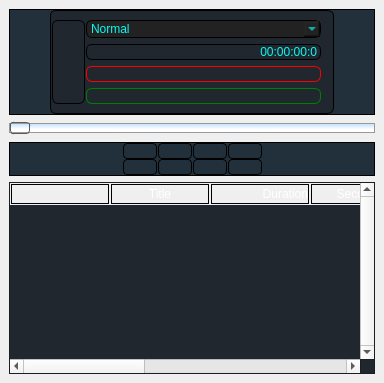
  <widget class="QWidget" name="centralwidget">
   <layout class="QVBoxLayout" name="verticalLayout">
    <property name="spacing">
     <number>6</number>
    </property>
    <property name="leftMargin">
     <number>9</number>
    </property>
    <property name="topMargin">
     <number>9</number>
    </property>
    <property name="rightMargin">
     <number>9</number>
    </property>
    <property name="bottomMargin">
     <number>9</number>
    </property>
    <item>
     <widget class="QFrame" name="frame">
      <property name="sizePolicy">
       <sizepolicy hsizetype="Preferred" vsizetype="Preferred">
        <horstretch>0</horstretch>
        <verstretch>1</verstretch>
       </sizepolicy>
      </property>
      <property name="styleSheet">
       <string notr="true">background-color: rgb(33, 48, 58);
selection-background-color: rgb(255, 255, 255);


</string>
      </property>
      <property name="frameShape">
       <enum>QFrame::Panel</enum>
      </property>
      <property name="frameShadow">
       <enum>QFrame::Plain</enum>
      </property>
      <property name="lineWidth">
       <number>1</number>
      </property>
      <layout class="QHBoxLayout" name="horizontalLayout">
       <property name="spacing">
        <number>0</number>
       </property>
       <property name="leftMargin">
        <number>0</number>
       </property>
       <property name="topMargin">
        <number>0</number>
       </property>
       <property name="rightMargin">
        <number>0</number>
       </property>
       <property name="bottomMargin">
        <number>0</number>
       </property>
       <item>
        <spacer name="horizontalSpacer_3">
         <property name="orientation">
          <enum>Qt::Horizontal</enum>
         </property>
         <property name="sizeHint" stdset="0">
          <size>
           <width>40</width>
           <height>20</height>
          </size>
         </property>
        </spacer>
       </item>
       <item>
        <widget class="QFrame" name="frame_2">
         <property name="sizePolicy">
          <sizepolicy hsizetype="Fixed" vsizetype="Preferred">
           <horstretch>3</horstretch>
           <verstretch>0</verstretch>
          </sizepolicy>
         </property>
         <property name="minimumSize">
          <size>
           <width>284</width>
           <height>0</height>
          </size>
         </property>
         <property name="maximumSize">
          <size>
           <width>297</width>
           <height>16777215</height>
          </size>
         </property>
         <property name="sizeIncrement">
          <size>
           <width>0</width>
           <height>0</height>
          </size>
         </property>
         <property name="styleSheet">
          <string notr="true">background-color: rgb(32, 39, 47);

     border-radius:6px;
   border: 1px solid #000000;


</string>
         </property>
         <property name="frameShape">
          <enum>QFrame::Panel</enum>
         </property>
         <property name="frameShadow">
          <enum>QFrame::Plain</enum>
         </property>
         <property name="lineWidth">
          <number>3</number>
         </property>
         <property name="midLineWidth">
          <number>0</number>
         </property>
         <layout class="QGridLayout" name="gridLayout">
          <property name="leftMargin">
           <number>0</number>
          </property>
          <property name="topMargin">
           <number>9</number>
          </property>
          <property name="rightMargin">
           <number>9</number>
          </property>
          <property name="bottomMargin">
           <number>9</number>
          </property>
          <property name="horizontalSpacing">
           <number>0</number>
          </property>
          <item row="0" column="2">
           <widget class="QComboBox" name="ComboModo">
            <property name="sizePolicy">
             <sizepolicy hsizetype="Preferred" vsizetype="Fixed">
              <horstretch>0</horstretch>
              <verstretch>0</verstretch>
             </sizepolicy>
            </property>
            <property name="styleSheet">
             <string notr="true">QComboBox {
     background-color: rgb(34, 34, 34);
    color: rgb(7, 250, 242);
	selection-color: rgb(7, 250, 242);

   selection-background-color: rgb(34, 34, 34);
	
 }

 QComboBox QAbstractItemView {
     
	background-color: rgb(34, 34, 34);
	color: rgb(255, 255, 255);

	
	selection-color: rgb(255, 255, 255);

	selection-background-color: #5d83bf;

 }</string>
            </property>
            <item>
             <property name="text">
              <string>Normal</string>
             </property>
            </item>
            <item>
             <property name="text">
              <string>Manual</string>
             </property>
            </item>
           </widget>
          </item>
          <item row="0" column="1" rowspan="4">
           <widget class="QVUMeter" name="Vumeter" native="true">
            <property name="sizePolicy">
             <sizepolicy hsizetype="Fixed" vsizetype="Preferred">
              <horstretch>0</horstretch>
              <verstretch>0</verstretch>
             </sizepolicy>
            </property>
            <property name="minimumSize">
             <size>
              <width>0</width>
              <height>0</height>
             </size>
            </property>
            <property name="maximumSize">
             <size>
              <width>33</width>
              <height>100</height>
             </size>
            </property>
            <property name="whatsThis">
             <string>VU Meter</string>
            </property>
            <property name="colorBg" stdset="0">
             <color>
              <red>121</red>
              <green>136</green>
              <blue>177</blue>
             </color>
            </property>
            <property name="colorLow" stdset="0">
             <color>
              <red>55</red>
              <green>188</green>
              <blue>177</blue>
             </color>
            </property>
            <property name="colorHigh" stdset="0">
             <color>
              <red>55</red>
              <green>188</green>
              <blue>177</blue>
             </color>
            </property>
            <property name="leftValue" stdset="0">
             <double>0.000000000000000</double>
            </property>
            <property name="rightValue" stdset="0">
             <double>0.000000000000000</double>
            </property>
            <property name="minValue" stdset="0">
             <double>0.000000000000000</double>
            </property>
            <property name="maxValue" stdset="0">
             <double>120.000000000000000</double>
            </property>
            <property name="dimValue" stdset="0">
             <number>9</number>
            </property>
           </widget>
          </item>
          <item row="1" column="2">
           <widget class="QLabel" name="Label">
            <property name="sizePolicy">
             <sizepolicy hsizetype="Minimum" vsizetype="Preferred">
              <horstretch>0</horstretch>
              <verstretch>0</verstretch>
             </sizepolicy>
            </property>
            <property name="minimumSize">
             <size>
              <width>100</width>
              <height>0</height>
             </size>
            </property>
            <property name="styleSheet">
             <string notr="true">color: rgb(7, 250, 242);
font: 75 11pt &quot;MS Shell Dlg 2&quot;;
background-color: rgb(32, 39, 47);
font: 75 14pt &quot;MS Shell Dlg 2&quot;;
</string>
            </property>
            <property name="frameShape">
             <enum>QFrame::Box</enum>
            </property>
            <property name="text">
             <string>00:00:00:0</string>
            </property>
            <property name="alignment">
             <set>Qt::AlignRight|Qt::AlignTrailing|Qt::AlignVCenter</set>
            </property>
           </widget>
          </item>
          <item row="3" column="2">
           <widget class="QLabel" name="LSiguiente">
            <property name="sizePolicy">
             <sizepolicy hsizetype="Fixed" vsizetype="Preferred">
              <horstretch>3</horstretch>
              <verstretch>0</verstretch>
             </sizepolicy>
            </property>
            <property name="maximumSize">
             <size>
              <width>235</width>
              <height>16777215</height>
             </size>
            </property>
            <property name="font">
             <font>
              <weight>75</weight>
              <bold>true</bold>
             </font>
            </property>
            <property name="styleSheet">
             <string notr="true">background-color: rgb(32, 39, 47);
color: rgb(255, 255, 255);
border-color: rgb(0, 128, 0);</string>
            </property>
            <property name="frameShape">
             <enum>QFrame::Box</enum>
            </property>
            <property name="textFormat">
             <enum>Qt::AutoText</enum>
            </property>
            <property name="scaledContents">
             <bool>true</bool>
            </property>
            <property name="alignment">
             <set>Qt::AlignLeading|Qt::AlignLeft|Qt::AlignVCenter</set>
            </property>
            <property name="wordWrap">
             <bool>false</bool>
            </property>
            <property name="margin">
             <number>0</number>
            </property>
            <property name="indent">
             <number>0</number>
            </property>
           </widget>
          </item>
          <item row="2" column="2">
           <widget class="QLabel" name="LTitulo">
            <property name="maximumSize">
             <size>
              <width>235</width>
              <height>16777215</height>
             </size>
            </property>
            <property name="font">
             <font>
              <weight>75</weight>
              <bold>true</bold>
             </font>
            </property>
            <property name="styleSheet">
             <string notr="true">background-color: rgb(32, 39, 47);
color: rgb(255, 255, 255);
border-color: rgb(255, 0, 0);</string>
            </property>
            <property name="alignment">
             <set>Qt::AlignLeading|Qt::AlignLeft|Qt::AlignVCenter</set>
            </property>
           </widget>
          </item>
         </layout>
        </widget>
       </item>
       <item>
        <spacer name="horizontalSpacer">
         <property name="orientation">
          <enum>Qt::Horizontal</enum>
         </property>
         <property name="sizeHint" stdset="0">
          <size>
           <width>40</width>
           <height>20</height>
          </size>
         </property>
        </spacer>
       </item>
      </layout>
     </widget>
    </item>
    <item>
     <widget class="QSlider" name="Slider">
      <property name="sizePolicy">
       <sizepolicy hsizetype="Expanding" vsizetype="Fixed">
        <horstretch>0</horstretch>
        <verstretch>0</verstretch>
       </sizepolicy>
      </property>
      <property name="styleSheet">
       <string notr="true"> QSlider::groove:horizontal {
     border: 1px solid #999999;
     height: 8px; /* the groove expands to the size of the slider by default. by giving it a height, it has a fixed size */
background-color: qlineargradient(spread:pad, x1:0.98, y1:0.642, x2:1, y2:0.0113636, stop:0 rgba(255, 255, 255, 255), stop:1 rgba(187, 221, 255, 255));
   
     margin: 2px 0;
 }

 QSlider::handle:horizontal {
     background: qlineargradient(x1: 0, y1: 0, x2: 0, y2: 1,
                                       stop: 0 #5aa3fd, stop: 1 #1f406a);
     border: 1px solid #5c5c5c;
     width: 18px;
     margin: -2px 0; /* handle is placed by default on the contents rect of the groove. Expand outside the groove */
     border-radius: 3px;
 }
</string>
      </property>
      <property name="orientation">
       <enum>Qt::Horizontal</enum>
      </property>
     </widget>
    </item>
    <item>
     <widget class="QFrame" name="frame_3">
      <property name="sizePolicy">
       <sizepolicy hsizetype="Preferred" vsizetype="Preferred">
        <horstretch>0</horstretch>
        <verstretch>0</verstretch>
       </sizepolicy>
      </property>
      <property name="baseSize">
       <size>
        <width>0</width>
        <height>0</height>
       </size>
      </property>
      <property name="styleSheet">
       <string notr="true">background-color: rgb(33, 48, 58);</string>
      </property>
      <property name="frameShape">
       <enum>QFrame::Panel</enum>
      </property>
      <property name="frameShadow">
       <enum>QFrame::Plain</enum>
      </property>
      <layout class="QHBoxLayout" name="horizontalLayout_2">
       <property name="spacing">
        <number>0</number>
       </property>
       <property name="leftMargin">
        <number>0</number>
       </property>
       <property name="topMargin">
        <number>0</number>
       </property>
       <property name="rightMargin">
        <number>0</number>
       </property>
       <property name="bottomMargin">
        <number>0</number>
       </property>
       <item>
        <spacer name="horizontalSpacer_4">
         <property name="orientation">
          <enum>Qt::Horizontal</enum>
         </property>
         <property name="sizeHint" stdset="0">
          <size>
           <width>40</width>
           <height>20</height>
          </size>
         </property>
        </spacer>
       </item>
       <item>
        <layout class="QGridLayout" name="gridLayout_2">
         <property name="leftMargin">
          <number>0</number>
         </property>
         <property name="horizontalSpacing">
          <number>1</number>
         </property>
         <property name="verticalSpacing">
          <number>0</number>
         </property>
         <item row="1" column="1">
          <widget class="QPushButton" name="BtnPlay">
           <property name="sizePolicy">
            <sizepolicy hsizetype="Fixed" vsizetype="Fixed">
             <horstretch>0</horstretch>
             <verstretch>0</verstretch>
            </sizepolicy>
           </property>
           <property name="cursor">
            <cursorShape>PointingHandCursor</cursorShape>
           </property>
           <property name="toolTip">
            <string>Play</string>
           </property>
           <property name="autoFillBackground">
            <bool>false</bool>
           </property>
           <property name="styleSheet">
            <string notr="true">QPushButton {
     border: 1px solid #000000;
     border-radius:4px;
     background-color: qlineargradient(x1: 0, y1: 0, x2: 0, y2: 1,
                                       stop: 0 #f6f7fa, stop: 1 #dadbde);
     min-width: 30px;
font: 75 11pt &quot;MS Shell Dlg 2&quot;;
 }

 QPushButton:pressed {
     background-color: qlineargradient(x1: 0, y1: 0, x2: 0, y2: 1,
                                       stop: 0 #dadbde, stop: 1 #f6f7fa);
 }

 QPushButton:flat {
     border: none; /* no border for a flat push button */
 }

QPushButton:hover {
     background-color: qlineargradient(x1: 0, y1: 0, x2: 0, y2: 1,
                                       stop: 0 #f5b14e, stop: 1 #fff9ef);
 }

 QPushButton:default {
     border-color: navy; /* make the default button prominent */
 }
    </string>
           </property>
           <property name="text">
            <string/>
           </property>
           <property name="icon">
            <iconset resource="radioit.qrc">
             <normaloff>:/general/iconos/player/play.png</normaloff>:/general/iconos/player/play.png</iconset>
           </property>
           <property name="iconSize">
            <size>
             <width>50</width>
             <height>30</height>
            </size>
           </property>
          </widget>
         </item>
         <item row="1" column="2">
          <widget class="QPushButton" name="BtnPause">
           <property name="sizePolicy">
            <sizepolicy hsizetype="Fixed" vsizetype="Fixed">
             <horstretch>0</horstretch>
             <verstretch>0</verstretch>
            </sizepolicy>
           </property>
           <property name="cursor">
            <cursorShape>PointingHandCursor</cursorShape>
           </property>
           <property name="toolTip">
            <string>Pause</string>
           </property>
           <property name="autoFillBackground">
            <bool>false</bool>
           </property>
           <property name="styleSheet">
            <string notr="true">QPushButton {
     border: 1px solid #000000;
     border-radius:4px;
     background-color: qlineargradient(x1: 0, y1: 0, x2: 0, y2: 1,
                                       stop: 0 #f6f7fa, stop: 1 #dadbde);
     min-width: 30px;
font: 75 11pt &quot;MS Shell Dlg 2&quot;;
 }

 QPushButton:pressed {
     background-color: qlineargradient(x1: 0, y1: 0, x2: 0, y2: 1,
                                       stop: 0 #dadbde, stop: 1 #f6f7fa);
 }

 QPushButton:flat {
     border: none; /* no border for a flat push button */
 }

QPushButton:hover {
     background-color: qlineargradient(x1: 0, y1: 0, x2: 0, y2: 1,
                                       stop: 0 #f5b14e, stop: 1 #fff9ef);
 }

 QPushButton:default {
     border-color: navy; /* make the default button prominent */
 }
    </string>
           </property>
           <property name="text">
            <string/>
           </property>
           <property name="icon">
            <iconset resource="radioit.qrc">
             <normaloff>:/general/iconos/player/pause.png</normaloff>:/general/iconos/player/pause.png</iconset>
           </property>
           <property name="iconSize">
            <size>
             <width>50</width>
             <height>30</height>
            </size>
           </property>
          </widget>
         </item>
         <item row="1" column="3">
          <widget class="QPushButton" name="BtnStop">
           <property name="sizePolicy">
            <sizepolicy hsizetype="Fixed" vsizetype="Fixed">
             <horstretch>0</horstretch>
             <verstretch>0</verstretch>
            </sizepolicy>
           </property>
           <property name="cursor">
            <cursorShape>PointingHandCursor</cursorShape>
           </property>
           <property name="toolTip">
            <string>Stop</string>
           </property>
           <property name="autoFillBackground">
            <bool>false</bool>
           </property>
           <property name="styleSheet">
            <string notr="true">QPushButton {
     border: 1px solid #000000;
     border-radius:4px;
     background-color: qlineargradient(x1: 0, y1: 0, x2: 0, y2: 1,
                                       stop: 0 #f6f7fa, stop: 1 #dadbde);
     min-width: 30px;
font: 75 11pt &quot;MS Shell Dlg 2&quot;;
 }

 QPushButton:pressed {
     background-color: qlineargradient(x1: 0, y1: 0, x2: 0, y2: 1,
                                       stop: 0 #dadbde, stop: 1 #f6f7fa);
 }

 QPushButton:flat {
     border: none; /* no border for a flat push button */
 }

QPushButton:hover {
     background-color: qlineargradient(x1: 0, y1: 0, x2: 0, y2: 1,
                                       stop: 0 #f5b14e, stop: 1 #fff9ef);
 }

 QPushButton:default {
     border-color: navy; /* make the default button prominent */
 }</string>
           </property>
           <property name="text">
            <string/>
           </property>
           <property name="icon">
            <iconset resource="radioit.qrc">
             <normaloff>:/general/iconos/player/stop.png</normaloff>:/general/iconos/player/stop.png</iconset>
           </property>
           <property name="iconSize">
            <size>
             <width>50</width>
             <height>30</height>
            </size>
           </property>
          </widget>
         </item>
         <item row="1" column="4">
          <widget class="QPushButton" name="BtnStopPlay">
           <property name="sizePolicy">
            <sizepolicy hsizetype="Fixed" vsizetype="Fixed">
             <horstretch>0</horstretch>
             <verstretch>0</verstretch>
            </sizepolicy>
           </property>
           <property name="cursor">
            <cursorShape>PointingHandCursor</cursorShape>
           </property>
           <property name="toolTip">
            <string>Following</string>
           </property>
           <property name="autoFillBackground">
            <bool>false</bool>
           </property>
           <property name="styleSheet">
            <string notr="true">QPushButton {
     border: 1px solid #000000;
     border-radius:4px;
     background-color: qlineargradient(x1: 0, y1: 0, x2: 0, y2: 1,
                                       stop: 0 #f6f7fa, stop: 1 #dadbde);
     min-width: 30px;
font: 75 11pt &quot;MS Shell Dlg 2&quot;;
 }

 QPushButton:pressed {
     background-color: qlineargradient(x1: 0, y1: 0, x2: 0, y2: 1,
                                       stop: 0 #dadbde, stop: 1 #f6f7fa);
 }

 QPushButton:flat {
     border: none; /* no border for a flat push button */
 }

QPushButton:hover {
     background-color: qlineargradient(x1: 0, y1: 0, x2: 0, y2: 1,
                                       stop: 0 #f5b14e, stop: 1 #fff9ef);
 }

 QPushButton:default {
     border-color: navy; /* make the default button prominent */
 }

    </string>
           </property>
           <property name="text">
            <string/>
           </property>
           <property name="icon">
            <iconset resource="radioit.qrc">
             <normaloff>:/general/iconos/player/next.png</normaloff>:/general/iconos/player/next.png</iconset>
           </property>
           <property name="iconSize">
            <size>
             <width>50</width>
             <height>30</height>
            </size>
           </property>
          </widget>
         </item>
         <item row="2" column="1">
          <widget class="QPushButton" name="BtnAtras">
           <property name="sizePolicy">
            <sizepolicy hsizetype="Fixed" vsizetype="Fixed">
             <horstretch>0</horstretch>
             <verstretch>0</verstretch>
            </sizepolicy>
           </property>
           <property name="cursor">
            <cursorShape>PointingHandCursor</cursorShape>
           </property>
           <property name="toolTip">
            <string>Rewind</string>
           </property>
           <property name="styleSheet">
            <string notr="true">QPushButton {
     border: 1px solid #000000;
     border-radius:4px;
     background-color: qlineargradient(x1: 0, y1: 0, x2: 0, y2: 1,
                                       stop: 0 #f6f7fa, stop: 1 #dadbde);
     min-width: 30px;
font: 75 11pt &quot;MS Shell Dlg 2&quot;;
 }

 QPushButton:pressed {
     background-color: qlineargradient(x1: 0, y1: 0, x2: 0, y2: 1,
                                       stop: 0 #dadbde, stop: 1 #f6f7fa);
 }

 QPushButton:flat {
     border: none; /* no border for a flat push button */
 }

QPushButton:hover {
     background-color: qlineargradient(x1: 0, y1: 0, x2: 0, y2: 1,
                                       stop: 0 #f5b14e, stop: 1 #fff9ef);
 }

 QPushButton:default {
     border-color: navy; /* make the default button prominent */
 }</string>
           </property>
           <property name="icon">
            <iconset resource="radioit.qrc">
             <normaloff>:/general/iconos/player/retroceso.png</normaloff>:/general/iconos/player/retroceso.png</iconset>
           </property>
           <property name="iconSize">
            <size>
             <width>50</width>
             <height>30</height>
            </size>
           </property>
          </widget>
         </item>
         <item row="2" column="2">
          <widget class="QPushButton" name="BtnAlante">
           <property name="sizePolicy">
            <sizepolicy hsizetype="Fixed" vsizetype="Fixed">
             <horstretch>0</horstretch>
             <verstretch>0</verstretch>
            </sizepolicy>
           </property>
           <property name="cursor">
            <cursorShape>PointingHandCursor</cursorShape>
           </property>
           <property name="toolTip">
            <string>Forward</string>
           </property>
           <property name="styleSheet">
            <string notr="true">QPushButton {
     border: 1px solid #000000;
     border-radius:4px;
     background-color: qlineargradient(x1: 0, y1: 0, x2: 0, y2: 1,
                                       stop: 0 #f6f7fa, stop: 1 #dadbde);
     min-width: 30px;
font: 75 11pt &quot;MS Shell Dlg 2&quot;;
 }

 QPushButton:pressed {
     background-color: qlineargradient(x1: 0, y1: 0, x2: 0, y2: 1,
                                       stop: 0 #dadbde, stop: 1 #f6f7fa);
 }

 QPushButton:flat {
     border: none; /* no border for a flat push button */
 }

QPushButton:hover {
     background-color: qlineargradient(x1: 0, y1: 0, x2: 0, y2: 1,
                                       stop: 0 #f5b14e, stop: 1 #fff9ef);
 }

 QPushButton:default {
     border-color: navy; /* make the default button prominent */
 }</string>
           </property>
           <property name="icon">
            <iconset resource="radioit.qrc">
             <normaloff>:/general/iconos/player/avance.png</normaloff>:/general/iconos/player/avance.png</iconset>
           </property>
           <property name="iconSize">
            <size>
             <width>50</width>
             <height>30</height>
            </size>
           </property>
          </widget>
         </item>
         <item row="2" column="3">
          <widget class="QPushButton" name="BtnParar">
           <property name="sizePolicy">
            <sizepolicy hsizetype="Fixed" vsizetype="Fixed">
             <horstretch>0</horstretch>
             <verstretch>0</verstretch>
            </sizepolicy>
           </property>
           <property name="cursor">
            <cursorShape>PointingHandCursor</cursorShape>
           </property>
           <property name="toolTip">
            <string>Stop after finishing</string>
           </property>
           <property name="styleSheet">
            <string notr="true">QPushButton {
     border: 1px solid #000000;
     border-radius:4px;
     background-color: qlineargradient(x1: 0, y1: 0, x2: 0, y2: 1,
                                       stop: 0 #f6f7fa, stop: 1 #dadbde);
     min-width: 30px;
font: 75 11pt &quot;MS Shell Dlg 2&quot;;
 }

 QPushButton:pressed {
     background-color: qlineargradient(x1: 0, y1: 0, x2: 0, y2: 1,
                                       stop: 0 #dadbde, stop: 1 #f6f7fa);
 }

 QPushButton:flat {
     border: none; /* no border for a flat push button */
 }

QPushButton:hover {
     background-color: qlineargradient(x1: 0, y1: 0, x2: 0, y2: 1,
                                       stop: 0 #f5b14e, stop: 1 #fff9ef);
 }

 QPushButton:default {
     border-color: navy; /* make the default button prominent */
 }
</string>
           </property>
           <property name="icon">
            <iconset resource="radioit.qrc">
             <normaloff>:/general/iconos/player/parar.png</normaloff>:/general/iconos/player/parar.png</iconset>
           </property>
           <property name="iconSize">
            <size>
             <width>50</width>
             <height>30</height>
            </size>
           </property>
          </widget>
         </item>
         <item row="2" column="4">
          <widget class="QPushButton" name="BtnPisador">
           <property name="sizePolicy">
            <sizepolicy hsizetype="Fixed" vsizetype="Fixed">
             <horstretch>0</horstretch>
             <verstretch>0</verstretch>
            </sizepolicy>
           </property>
           <property name="cursor">
            <cursorShape>PointingHandCursor</cursorShape>
           </property>
           <property name="toolTip">
            <string>Mixdown</string>
           </property>
           <property name="styleSheet">
            <string notr="true">QPushButton {
     border: 1px solid #000000;
     border-radius:4px;
     background-color: qlineargradient(x1: 0, y1: 0, x2: 0, y2: 1,
                                       stop: 0 #f6f7fa, stop: 1 #dadbde);
     min-width: 30px;
font: 75 11pt &quot;MS Shell Dlg 2&quot;;
 }

 QPushButton:pressed {
     background-color: qlineargradient(x1: 0, y1: 0, x2: 0, y2: 1,
                                       stop: 0 #dadbde, stop: 1 #f6f7fa);
 }

 QPushButton:flat {
     border: none; /* no border for a flat push button */
 }

QPushButton:hover {
     background-color: qlineargradient(x1: 0, y1: 0, x2: 0, y2: 1,
                                       stop: 0 #f5b14e, stop: 1 #fff9ef);
 }

 QPushButton:default {
     border-color: navy; /* make the default button prominent */
 }</string>
           </property>
           <property name="icon">
            <iconset resource="radioit.qrc">
             <normaloff>:/general/iconos/player/pisador.png</normaloff>:/general/iconos/player/pisador.png</iconset>
           </property>
           <property name="iconSize">
            <size>
             <width>50</width>
             <height>30</height>
            </size>
           </property>
          </widget>
         </item>
        </layout>
       </item>
       <item>
        <spacer name="horizontalSpacer_2">
         <property name="orientation">
          <enum>Qt::Horizontal</enum>
         </property>
         <property name="sizeHint" stdset="0">
          <size>
           <width>40</width>
           <height>20</height>
          </size>
         </property>
        </spacer>
       </item>
      </layout>
     </widget>
    </item>
    <item>
     <widget class="Lista" name="w_Lista">
      <property name="sizePolicy">
       <sizepolicy hsizetype="Expanding" vsizetype="Preferred">
        <horstretch>0</horstretch>
        <verstretch>7</verstretch>
       </sizepolicy>
      </property>
      <property name="styleSheet">
       <string notr="true">QTableView {
background-color: rgb(32, 39, 47);

	
	color: rgb(7, 250, 242);
	
	gridline-color: rgb(117, 125, 164);

}

QHeaderView::section
{
spacing: 10px;
background-color: qlineargradient(x1: 0, y1: 0, x2: 0, y2: 1,
                                       stop: 0 #5aa3fd, stop: 1 #1f406a);
color: white;
border: 1px solid black;
margin: 1px;
text-align: right;
font-family: arial;
font-size:12px;
}
</string>
      </property>
      <property name="verticalScrollBarPolicy">
       <enum>Qt::ScrollBarAlwaysOn</enum>
      </property>
      <property name="selectionMode">
       <enum>QAbstractItemView::ContiguousSelection</enum>
      </property>
      <property name="selectionBehavior">
       <enum>QAbstractItemView::SelectRows</enum>
      </property>
      <attribute name="verticalHeaderVisible">
       <bool>false</bool>
      </attribute>
      <attribute name="verticalHeaderDefaultSectionSize">
       <number>16</number>
      </attribute>
      <attribute name="verticalHeaderMinimumSectionSize">
       <number>16</number>
      </attribute>
      <column>
       <property name="text">
        <string/>
       </property>
      </column>
      <column>
       <property name="text">
        <string>Title</string>
       </property>
       <property name="textAlignment">
        <set>AlignCenter</set>
       </property>
      </column>
      <column>
       <property name="text">
        <string>Duration</string>
       </property>
       <property name="textAlignment">
        <set>AlignTrailing|AlignVCenter</set>
       </property>
      </column>
      <column>
       <property name="text">
        <string>Seconds</string>
       </property>
      </column>
      <column>
       <property name="text">
        <string>url</string>
       </property>
      </column>
      <column>
       <property name="text">
        <string>PWeather</string>
       </property>
      </column>
      <column>
       <property name="text">
        <string>PInUrl</string>
       </property>
      </column>
      <column>
       <property name="text">
        <string>POutUrl</string>
       </property>
      </column>
     </widget>
    </item>
   </layout>
  </widget>
